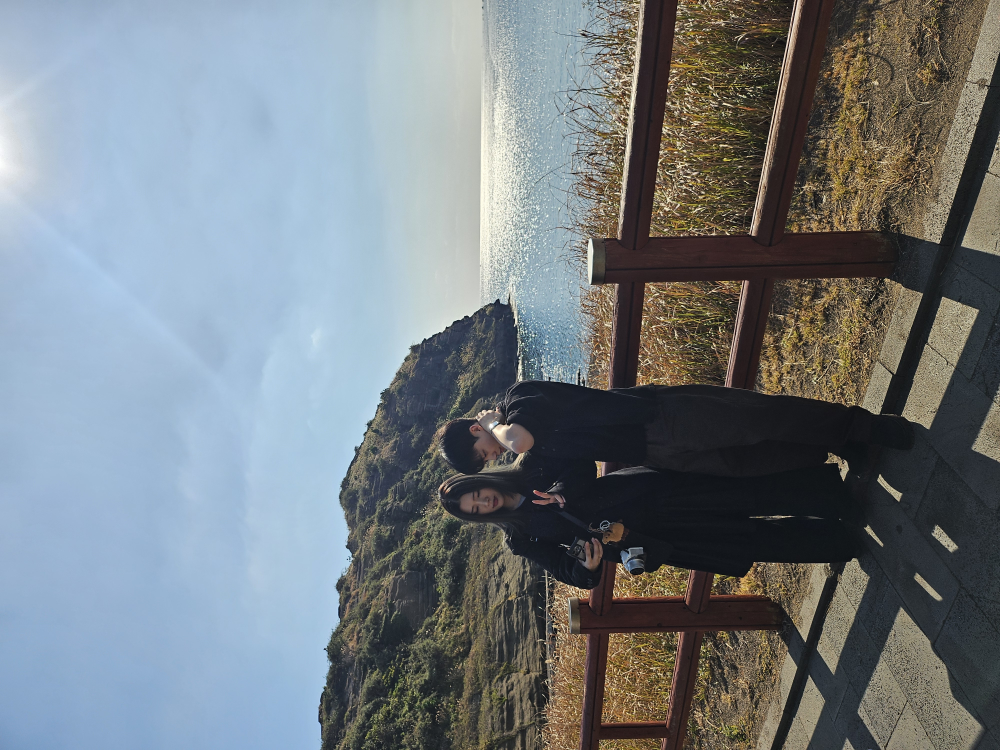
#> input picture test_img/P20251122_112636805_1EC56229-9B76-4EFC-A9BA-FFAE25013C84.JPG, 4000 x 3000 px (shown at 1/4 size); its folder holds only this picture in this run
$ python photo-previews.py --source ../test_img/P20251122_112636805_1EC56229-9B76-4EFC-A9BA-FFAE25013C84.JPG
#> lines starting #> are read from the running program, lines starting #| are printed output that depends on the picture
"""Run the production filter renderer against local JPEG fixtures.

Python only decodes, applies EXIF orientation, resizes for the app's 1440px cap,
and assembles labelled contact sheets. All effects come from filters.js in Node.

Usage: python tests/photo-previews.py [--node PATH] [--source JPEG ...]
Outputs: .preview-temp/analog-quality/ (never modifies the fixture photographs).
"""
from __future__ import annotations

import argparse
import io
import json
import shutil
import subprocess
from pathlib import Path

from PIL import Image, ImageCms, ImageDraw, ImageFont, ImageOps


ROOT = Path(__file__).resolve().parents[1]
OUTPUT = ROOT / ".preview-temp" / "analog-quality"
BUNDLED_NODE = Path(r"C:\Program Files\WindowsApps\OpenAI.Codex_26.1103.4239.0_x64__2p2nqsd0c76g0\app\resources\cua_node\bin\node.exe")
NEW_IDS = [
    "album1991", "school1994", "summer1996", "flash1998", "minilab1995", "camcorder1999",
    "expired-roll", "sunfaded-slide", "amber-print", "rose-print", "silver-print",
    "sepia-archive", "half-frame", "toy-lens", "red-leak", "warm-mist",
]


def font(size: int) -> ImageFont.FreeTypeFont | ImageFont.ImageFont:
    for candidate in [Path("C:/Windows/Fonts/malgun.ttf"), Path("C:/Windows/Fonts/arial.ttf")]:
        if candidate.is_file():
            return ImageFont.truetype(str(candidate), size)
    return ImageFont.load_default()


def contact_sheet(job: dict, metrics: dict, ids: list[str], page: int) -> Path:
    cell_width, cell_height, heading = 460, 480, 68
    sheet = Image.new("RGB", (cell_width * 3, cell_height * 3 + heading), "#121216")
    draw = ImageDraw.Draw(sheet)
    title_font, label_font, meta_font = font(24), font(21), font(14)
    draw.text((20, 12), "Vintage Cam · 90s / Vintage / Retro", font=title_font, fill="#f1ddd0")
    draw.text((20, 44), f"{job['label']} · 80% · seed 42 · page {page}", font=meta_font, fill="#b8b1ae")
    records = {result["id"]: result for result in metrics["results"]}
    for index, preset_id in enumerate(["original", *ids]):
        x = index % 3 * cell_width
        y = index // 3 * cell_height + heading
        filename = Path(job["output"]) / (preset_id + ".png")
        with Image.open(filename) as opened:
            preview = opened.convert("RGB")
            preview.thumbnail((cell_width - 20, cell_height - 64), Image.Resampling.LANCZOS)
            sheet.paste(preview, (x + (cell_width - preview.width) // 2, y + (cell_height - 64 - preview.height) // 2))
        record = records[preset_id]
        draw.text((x + 12, y + cell_height - 52), record["name"], font=label_font, fill="#fff0e4")
        draw.text((x + 12, y + cell_height - 24), preset_id, font=meta_font, fill="#a9a4a2")
    destination = Path(job["output"]) / f"contact-{page}.jpg"
    sheet.save(destination, quality=94, subsampling=0)
    return destination


def main() -> None:
    parser = argparse.ArgumentParser(description=__doc__)
    parser.add_argument("--node", type=Path, help="Node executable; defaults to PATH, then the installed Codex runtime.")
    parser.add_argument("--source", nargs="+", type=Path, help="Optional local JPEG paths.")
    args = parser.parse_args()
    node = args.node or shutil.which("node") or BUNDLED_NODE
    if not Path(node).is_file():
        parser.error("Node was not found. Supply --node with its executable path.")

    if args.source:
        sources = [source.resolve() for source in args.source]
    else:
        sources = []
        for prefix in ["P20251122_", "P20260823_160130945_"]:
            sources.extend(sorted((ROOT / "test_img").glob(prefix + "*.JPG"))[:1])
        if len(sources) < 2:
            for candidate in sorted((ROOT / "test_img").glob("*.JPG")):
                if candidate not in sources:
                    sources.append(candidate)
                if len(sources) >= 2:
                    break
    if not sources:
        parser.error("No JPEG fixtures were found in test_img.")

    OUTPUT.mkdir(parents=True, exist_ok=True)
    jobs = []
    for number, source in enumerate(sources, start=1):
        destination = OUTPUT / f"photo-{number}"
        destination.mkdir(parents=True, exist_ok=True)
        with Image.open(source) as original:
#> original is the input picture: PIL image 4000x3000 RGB; mean R, G, B 117.6, 125.2, 130.3
            oriented = ImageOps.exif_transpose(original)
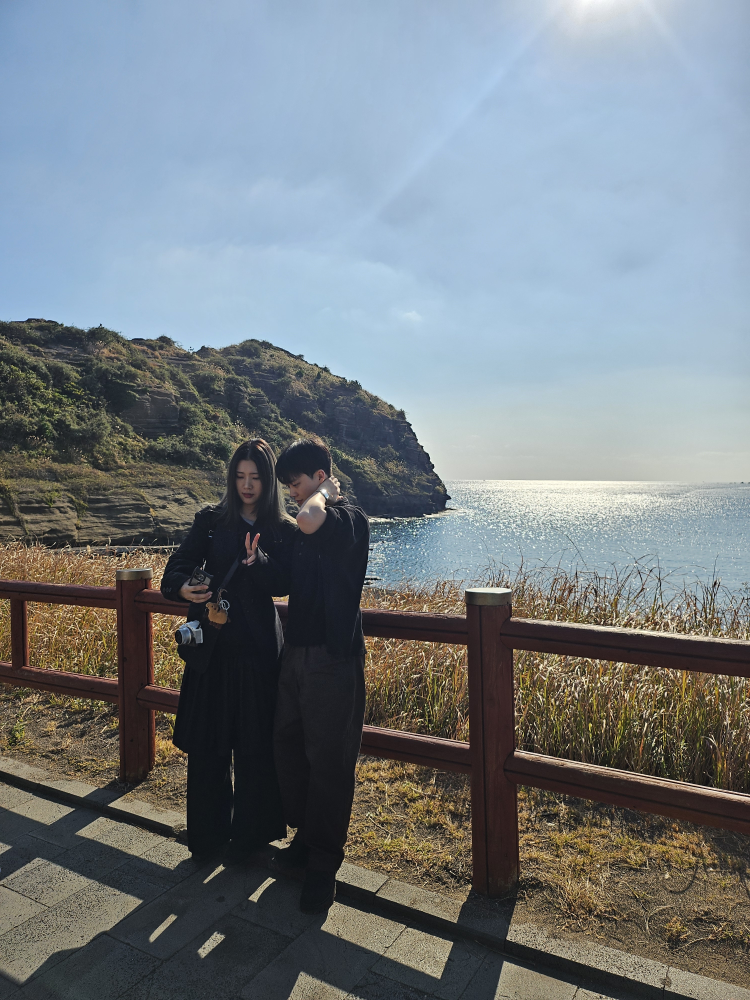
#> oriented: PIL image 3000x4000 RGB (shown at 1/4 size); mean R, G, B 117.6, 125.2, 130.3
            profile = original.info.get("icc_profile")
            if profile:
                # Browser Canvas uses sRGB by default. Honour embedded camera
                # profiles during decoding so QA receives the same colour space.
                decoded = ImageCms.profileToProfile(
                    oriented, ImageCms.ImageCmsProfile(io.BytesIO(profile)),
                    ImageCms.createProfile("sRGB"), outputMode="RGBA",
                )
            else:
                decoded = oriented.convert("RGBA")
            decoded.thumbnail((1440, 1440), Image.Resampling.LANCZOS)
#> decoded: PIL image 1080x1440 RGBA
            raw_path = destination / "source.rgba"
            raw_path.write_bytes(decoded.tobytes())
            jobs.append({
                "label": f"Photo {number}", "source": str(source), "input": str(raw_path),
                "output": str(destination), "width": decoded.width, "height": decoded.height,
            })
    jobs_path = OUTPUT / "jobs.json"
    jobs_path.write_text(json.dumps(jobs, ensure_ascii=False, indent=2), encoding="utf-8")
#> (the run stopped early here; a loop or call above may not have finished)
